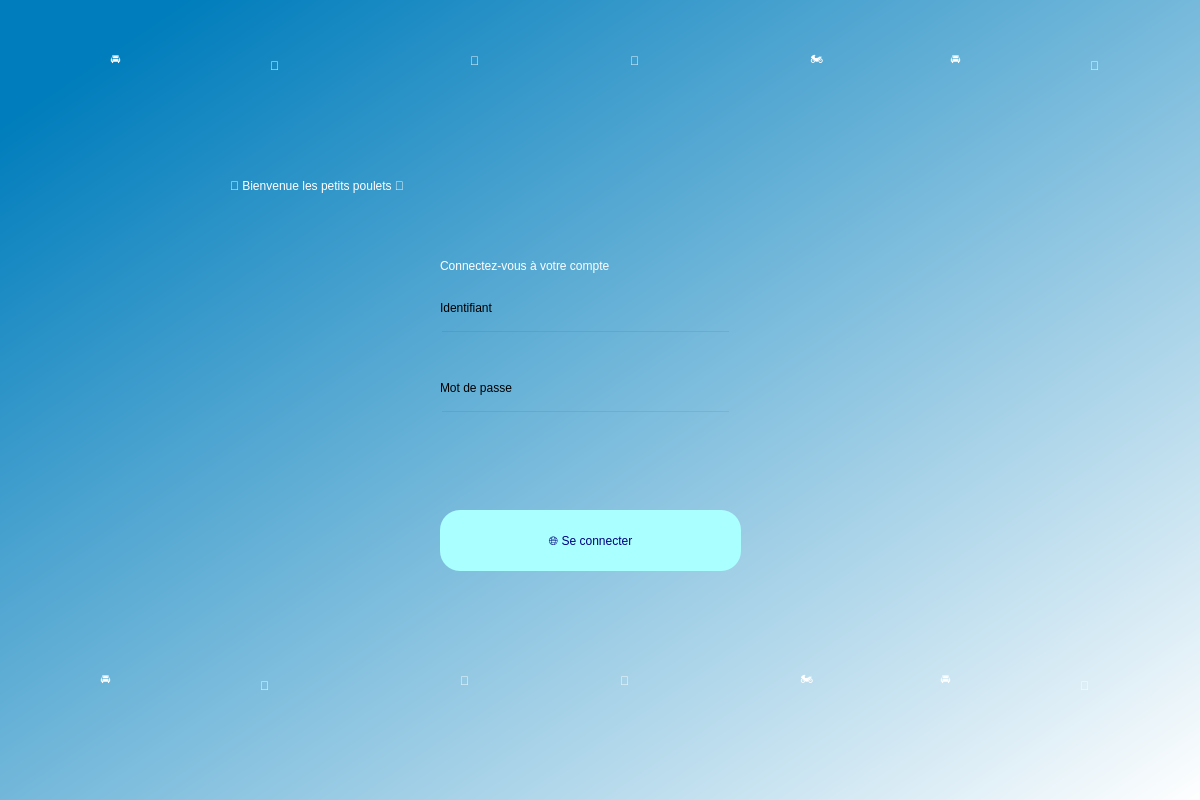
<?xml version="1.0" encoding="UTF-8"?>
<ui version="4.0">
 <class>Dialog</class>
 <widget class="QDialog" name="Dialog">
  <property name="geometry">
   <rect>
    <x>0</x>
    <y>0</y>
    <width>1200</width>
    <height>800</height>
   </rect>
  </property>
  <property name="windowTitle">
   <string>Dialog</string>
  </property>
  <widget class="QWidget" name="widget" native="true">
   <property name="geometry">
    <rect>
     <x>-10</x>
     <y>0</y>
     <width>1211</width>
     <height>801</height>
    </rect>
   </property>
   <property name="styleSheet">
    <string notr="true">QWidget#widget{
background-color: qlineargradient(spread:pad, x1:0.066, y1:0.097, x2:1, y2:1, stop:0 rgba(0, 125, 188, 255), stop:1 rgba(255, 255, 255, 255));}</string>
   </property>
   <widget class="QPushButton" name="connexion">
    <property name="geometry">
     <rect>
      <x>450</x>
      <y>510</y>
      <width>301</width>
      <height>61</height>
     </rect>
    </property>
    <property name="styleSheet">
     <string notr="true">border-radius:20px; 
color: rgb(0, 0, 127);
font: 20pt &quot;MS Shell Dlg 2&quot;;
background-color: rgb(170, 255, 255);</string>
    </property>
    <property name="text">
     <string>🌐 Se connecter</string>
    </property>
   </widget>
   <widget class="QLabel" name="label">
    <property name="geometry">
     <rect>
      <x>240</x>
      <y>150</y>
      <width>761</width>
      <height>71</height>
     </rect>
    </property>
    <property name="styleSheet">
     <string notr="true">font: 36pt &quot;MS Shell Dlg 2&quot;;
color: rgb(255, 255, 255);</string>
    </property>
    <property name="text">
     <string>🐔 Bienvenue les petits poulets 🐔</string>
    </property>
   </widget>
   <widget class="QLabel" name="label_2">
    <property name="geometry">
     <rect>
      <x>450</x>
      <y>250</y>
      <width>311</width>
      <height>31</height>
     </rect>
    </property>
    <property name="styleSheet">
     <string notr="true">color: rgb(255, 255, 255);
font: 16pt &quot;MS Shell Dlg 2&quot;;</string>
    </property>
    <property name="text">
     <string>Connectez-vous à votre compte</string>
    </property>
   </widget>
   <widget class="QLineEdit" name="emailfield">
    <property name="geometry">
     <rect>
      <x>450</x>
      <y>330</y>
      <width>291</width>
      <height>31</height>
     </rect>
    </property>
    <property name="styleSheet">
     <string notr="true">background-color: rgba(0,0,0,0);
font: 12pt &quot;MS Shell Dlg 2&quot;;</string>
    </property>
   </widget>
   <widget class="QLineEdit" name="passwordfield">
    <property name="geometry">
     <rect>
      <x>450</x>
      <y>410</y>
      <width>291</width>
      <height>31</height>
     </rect>
    </property>
    <property name="styleSheet">
     <string notr="true">background-color: rgba(0,0,0,0);
font: 12pt &quot;MS Shell Dlg 2&quot;;</string>
    </property>
   </widget>
   <widget class="QLabel" name="label_3">
    <property name="geometry">
     <rect>
      <x>450</x>
      <y>300</y>
      <width>61</width>
      <height>16</height>
     </rect>
    </property>
    <property name="text">
     <string>Identifiant</string>
    </property>
   </widget>
   <widget class="QLabel" name="label_4">
    <property name="geometry">
     <rect>
      <x>450</x>
      <y>380</y>
      <width>81</width>
      <height>16</height>
     </rect>
    </property>
    <property name="text">
     <string>Mot de passe</string>
    </property>
   </widget>
   <widget class="QLabel" name="label_10">
    <property name="geometry">
     <rect>
      <x>480</x>
      <y>40</y>
      <width>91</width>
      <height>41</height>
     </rect>
    </property>
    <property name="styleSheet">
     <string notr="true">color: rgb(255, 255, 255);
font: 16pt &quot;MS Shell Dlg 2&quot;;</string>
    </property>
    <property name="text">
     <string>🚙</string>
    </property>
   </widget>
   <widget class="QLabel" name="label_12">
    <property name="geometry">
     <rect>
      <x>640</x>
      <y>40</y>
      <width>91</width>
      <height>41</height>
     </rect>
    </property>
    <property name="styleSheet">
     <string notr="true">color: rgb(255, 255, 255);
font: 16pt &quot;MS Shell Dlg 2&quot;;</string>
    </property>
    <property name="text">
     <string>🚐</string>
    </property>
   </widget>
   <widget class="QLabel" name="label_14">
    <property name="geometry">
     <rect>
      <x>120</x>
      <y>40</y>
      <width>91</width>
      <height>41</height>
     </rect>
    </property>
    <property name="styleSheet">
     <string notr="true">color: rgb(255, 255, 255);
font: 16pt &quot;MS Shell Dlg 2&quot;;</string>
    </property>
    <property name="text">
     <string>🚘</string>
    </property>
   </widget>
   <widget class="QLabel" name="label_15">
    <property name="geometry">
     <rect>
      <x>1100</x>
      <y>40</y>
      <width>111</width>
      <height>51</height>
     </rect>
    </property>
    <property name="styleSheet">
     <string notr="true">color: rgb(255, 255, 255);
font: 16pt &quot;MS Shell Dlg 2&quot;;</string>
    </property>
    <property name="text">
     <string>🚗</string>
    </property>
   </widget>
   <widget class="QLabel" name="label_11">
    <property name="geometry">
     <rect>
      <x>960</x>
      <y>40</y>
      <width>91</width>
      <height>41</height>
     </rect>
    </property>
    <property name="styleSheet">
     <string notr="true">color: rgb(255, 255, 255);
font: 16pt &quot;MS Shell Dlg 2&quot;;</string>
    </property>
    <property name="text">
     <string>🚘</string>
    </property>
   </widget>
   <widget class="QLabel" name="label_9">
    <property name="geometry">
     <rect>
      <x>280</x>
      <y>40</y>
      <width>111</width>
      <height>51</height>
     </rect>
    </property>
    <property name="styleSheet">
     <string notr="true">color: rgb(255, 255, 255);
font: 16pt &quot;MS Shell Dlg 2&quot;;</string>
    </property>
    <property name="text">
     <string>🚗</string>
    </property>
   </widget>
   <widget class="QLabel" name="label_13">
    <property name="geometry">
     <rect>
      <x>820</x>
      <y>40</y>
      <width>91</width>
      <height>41</height>
     </rect>
    </property>
    <property name="styleSheet">
     <string notr="true">color: rgb(255, 255, 255);
font: 16pt &quot;MS Shell Dlg 2&quot;;</string>
    </property>
    <property name="text">
     <string>🏍️</string>
    </property>
   </widget>
   <widget class="QLabel" name="label_16">
    <property name="geometry">
     <rect>
      <x>270</x>
      <y>660</y>
      <width>111</width>
      <height>51</height>
     </rect>
    </property>
    <property name="styleSheet">
     <string notr="true">color: rgb(255, 255, 255);
font: 16pt &quot;MS Shell Dlg 2&quot;;</string>
    </property>
    <property name="text">
     <string>🚗</string>
    </property>
   </widget>
   <widget class="QLabel" name="label_17">
    <property name="geometry">
     <rect>
      <x>630</x>
      <y>660</y>
      <width>91</width>
      <height>41</height>
     </rect>
    </property>
    <property name="styleSheet">
     <string notr="true">color: rgb(255, 255, 255);
font: 16pt &quot;MS Shell Dlg 2&quot;;</string>
    </property>
    <property name="text">
     <string>🚐</string>
    </property>
   </widget>
   <widget class="QLabel" name="label_18">
    <property name="geometry">
     <rect>
      <x>1090</x>
      <y>660</y>
      <width>111</width>
      <height>51</height>
     </rect>
    </property>
    <property name="styleSheet">
     <string notr="true">color: rgb(255, 255, 255);
font: 16pt &quot;MS Shell Dlg 2&quot;;</string>
    </property>
    <property name="text">
     <string>🚗</string>
    </property>
   </widget>
   <widget class="QLabel" name="label_19">
    <property name="geometry">
     <rect>
      <x>470</x>
      <y>660</y>
      <width>91</width>
      <height>41</height>
     </rect>
    </property>
    <property name="styleSheet">
     <string notr="true">color: rgb(255, 255, 255);
font: 16pt &quot;MS Shell Dlg 2&quot;;</string>
    </property>
    <property name="text">
     <string>🚙</string>
    </property>
   </widget>
   <widget class="QLabel" name="label_20">
    <property name="geometry">
     <rect>
      <x>950</x>
      <y>660</y>
      <width>91</width>
      <height>41</height>
     </rect>
    </property>
    <property name="styleSheet">
     <string notr="true">color: rgb(255, 255, 255);
font: 16pt &quot;MS Shell Dlg 2&quot;;</string>
    </property>
    <property name="text">
     <string>🚘</string>
    </property>
   </widget>
   <widget class="QLabel" name="label_21">
    <property name="geometry">
     <rect>
      <x>810</x>
      <y>660</y>
      <width>91</width>
      <height>41</height>
     </rect>
    </property>
    <property name="styleSheet">
     <string notr="true">color: rgb(255, 255, 255);
font: 16pt &quot;MS Shell Dlg 2&quot;;</string>
    </property>
    <property name="text">
     <string>🏍️</string>
    </property>
   </widget>
   <widget class="QLabel" name="label_22">
    <property name="geometry">
     <rect>
      <x>110</x>
      <y>660</y>
      <width>91</width>
      <height>41</height>
     </rect>
    </property>
    <property name="styleSheet">
     <string notr="true">color: rgb(255, 255, 255);
font: 16pt &quot;MS Shell Dlg 2&quot;;</string>
    </property>
    <property name="text">
     <string>🚘</string>
    </property>
   </widget>
   <widget class="QLabel" name="erreur">
    <property name="geometry">
     <rect>
      <x>450</x>
      <y>460</y>
      <width>301</width>
      <height>21</height>
     </rect>
    </property>
    <property name="styleSheet">
     <string notr="true">font: 12pt &quot;MS Shell Dlg 2&quot;;
color: rgb(255, 0, 4);</string>
    </property>
    <property name="text">
     <string/>
    </property>
   </widget>
  </widget>
 </widget>
 <resources/>
 <connections/>
</ui>
